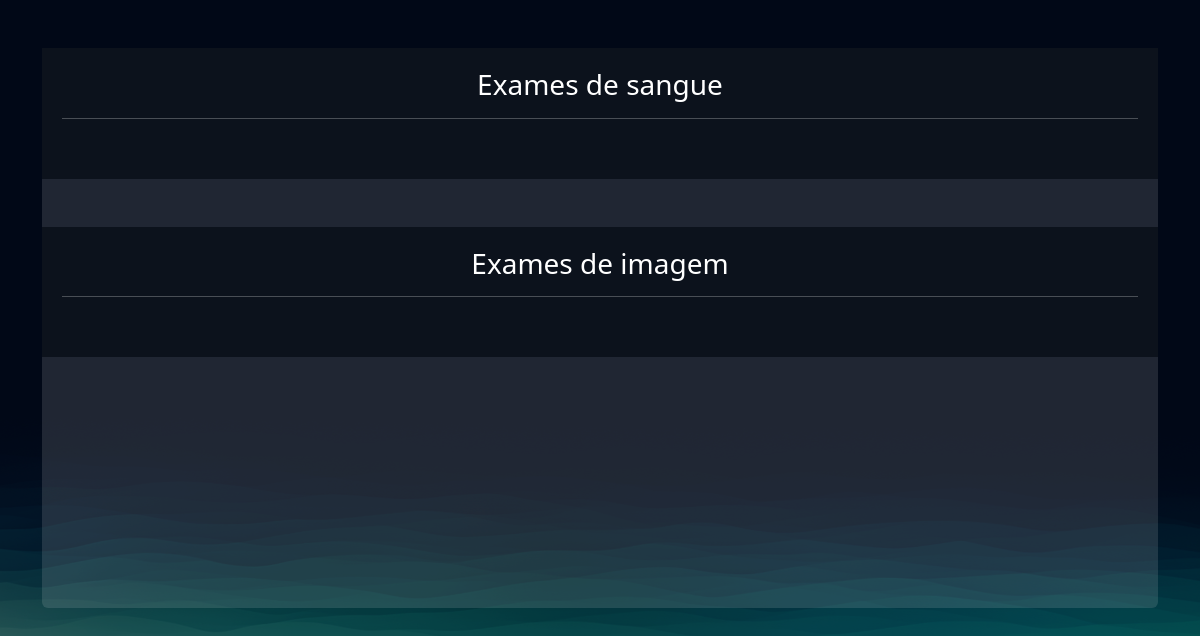
The app's page /exames/gerenciar_exames/ (signed in), older data.
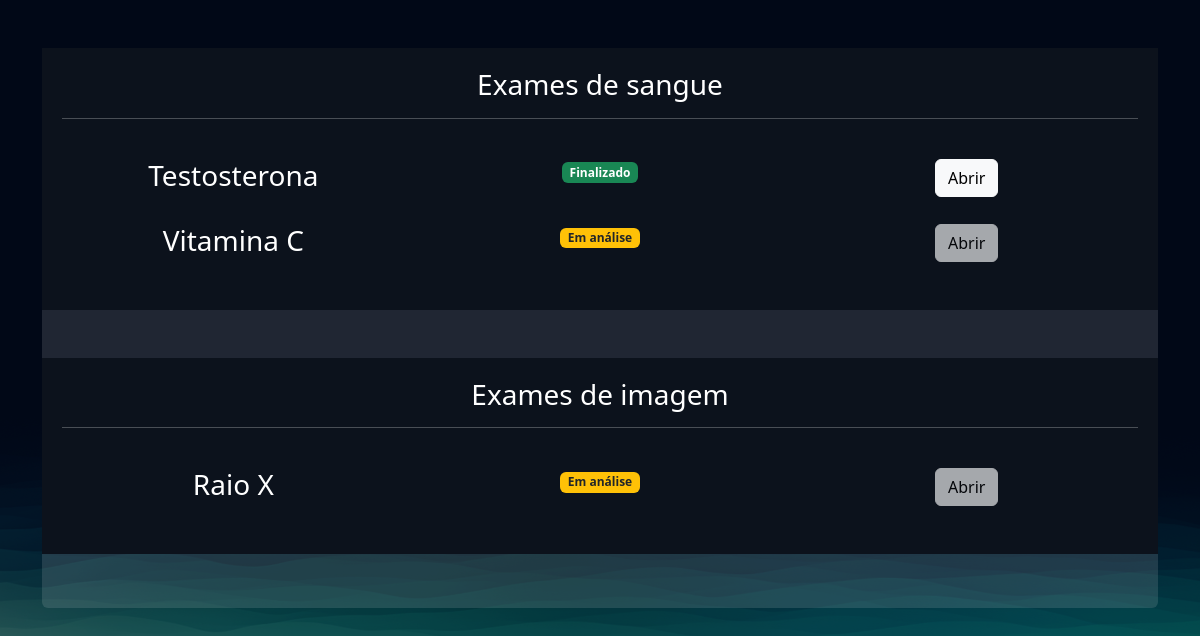
The same page, newer data.
### exames/models.py (models this page shows, shortened)
class SolicitacaoExame(models.Model):
    choice_status = (
        ('E', 'Em análise'),
        ('F', 'Finalizado')
    )
    usuario = models.ForeignKey(User, on_delete=models.DO_NOTHING)
    exame = models.ForeignKey(TiposExames, on_delete=models.DO_NOTHING)
    status = models.CharField(max_length=2, choices=choice_status)
    resultado = models.FileField(upload_to="resultados", null=True, blank=True)
    requer_senha = models.BooleanField(default=False)
    senha = models.CharField(max_length=16, null=True, blank=True)
    def badge_template(self):
        if self.status == "E":
            classes = 'bg-warning text-dark'
            texto = "Em análise"
        elif self.status == "F":
            classes = 'bg-success'
            texto = "Finalizado"
        return mark_safe(f'<span class="badge {classes}">{texto}</span>')

class TiposExames(models.Model):
    tipo_choices = (
        ('I', 'Exame de Imagem'),
        ('S', 'Exame de Sangue')
    )
    nome = models.CharField(max_length=50)
    tipo = models.CharField(max_length=1, choices=tipo_choices)
    preco = models.FloatField()
    disponivel = models.BooleanField(default=True)
    horario_inicial = models.IntegerField()
    horario_final = models.IntegerField()

### exames/views.py (the view)
# urls.py: path('gerenciar_exames/', views.gerenciar_exames, name="gerenciar_exames"),
@login_required
def gerenciar_exames(request):
    exames = SolicitacaoExame.objects.filter(usuario=request.user)
    return render(request, 'gerenciar_exames.html', {'exames': exames})

### exames/templates/gerenciar_exames.html (shortened to what this page needs)
{% extends "bases/base.html" %}
{% load static %}
{% block 'head' %}
    <link href="{% static 'exames/css/css.css' %}" rel="stylesheet">
    <link href="{% static 'exames/css/gerenciar_pedidos.css' %}" rel="stylesheet">
    <link href="{% static 'exames/css/gerenciar_exames.css' %}" rel="stylesheet">
{% endblock 'head' %}
{% block 'conteudo' %}
    <br>
    <br>
    <div class="container">
        <div class="card card-view">
            <div class="sub-card">
                <h3>Exames de sangue</h3>
                <hr>
                <br>
                {% for exame in exames %}
                    {% if exame.exame.tipo == 'S' %}
                    <div class="row">
                        <div class="col-md"><h3>{{exame.exame.nome}}</h3></div>
                        <div class="col-md">
                            {{exame.badge_template}}
                        </div>
                        <div class="col-md">
                            {% if exame.status == 'F' %}
                                <a href="{% url 'permitir_abrir_exame' exame.id %}" class="btn btn-light">Abrir</a>
                            {% else %}
                                <a href="#" class="btn btn-light disabled">Abrir</a>
                            {% endif %}
                        </div>
                    </div>
                    <br>
                    {% endif %}
                {% endfor %}
            </div>
            <br>
            <br>
            <div class="sub-card">
                <h3>Exames de imagem</h3>
                <hr>
                <br>
                {% for exame in exames %}
                    {% if exame.exame.tipo == 'I' %}
                    <div class="row">
                        <div class="col-md"><h3>{{exame.exame.nome}}</h3></div>
                        <div class="col-md">
                            {{exame.badge_template}}
                        </div>
                        <div class="col-md">
                            {% if exame.status == 'F' %}
                                <a href="{% url 'permitir_abrir_exame' exame.id %}" class="btn btn-light">Abrir</a>
                            {% else %}
                                <a href="#" class="btn btn-light disabled">Abrir</a>
                            {% endif %}
                        </div>
                    </div>
                    <br>
                    {% endif %}
                {% endfor %}
            </div>
        </div>
    </div>
{% endblock 'conteudo' %}

### templates/bases/base.html (shortened to what this page needs)
{% load static %}
<!doctype html>
<html lang="pt-BR">
    <head>
        <link href="https://cdn.jsdelivr.net/npm/bootstrap@5.3.1/dist/css/bootstrap.min.css" rel="stylesheet">
        <link rel="stylesheet" href="{% static 'geral/css/base.css' %}">
        {% block 'head' %}{% endblock %}
    </head>
    <body>
    {% block 'conteudo' %}{% endblock %}
    </body>
</html>

### templates/static/geral/css/base.css (style rules this page uses)
:root { --main-color: #151C34; --dark-color: #0C121C ; --light-color: #6DE6EE; --contrast-color: #f4c96b; --differential-color: #066668; }
* { color: white }

### templates/static/exames/css/css.css (style rules this page uses)
body { background-image: url('/static/geral/img/bg2.png'); background-size: cover; }
.card { background-color: rgba(217, 217, 217, .14); color: white; padding: 15px; }

### templates/static/exames/css/gerenciar_pedidos.css (style rules this page uses)
.card-view { text-align: center; padding: 0; border: none; height: 70vh; }

### templates/static/exames/css/gerenciar_exames.css (style rules this page uses)
.sub-card { background-color: var(--dark-color); padding: 20px; }

Row changes from the older to the newer data that the page shows:
added SolicitacaoExame: exame.nome "Testosterona", badge_template "Finalizado", shows "Abrir", shown under "Exames de sangue"
added SolicitacaoExame: exame.nome "Vitamina C", badge_template "Em análise", shows "Abrir", shown under "Exames de sangue"
added SolicitacaoExame: exame.nome "Raio X", badge_template "Em análise", shows "Abrir", shown under "Exames de imagem"
